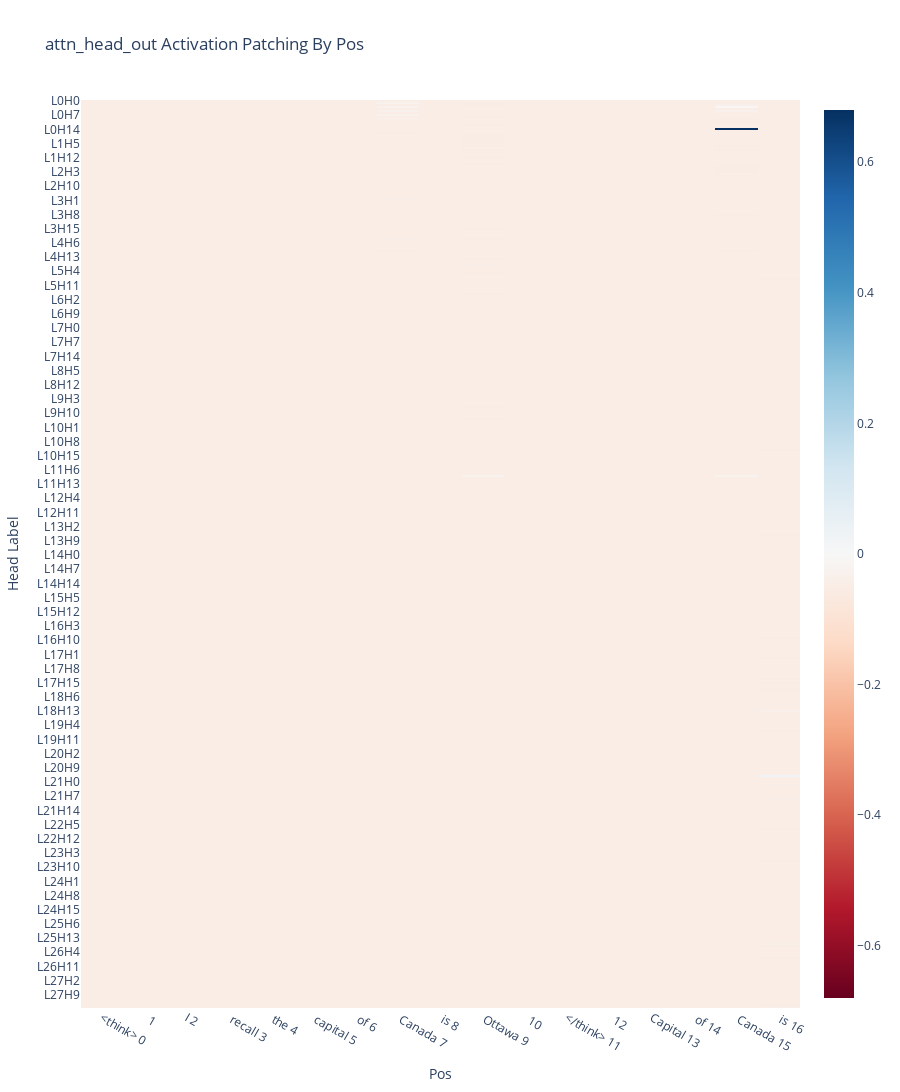

The code cell stored with this chart in its notebook:
### Code cell
ALL_HEAD_LABELS = [f"L{i}H{j}" for i in range(model.cfg.n_layers) for j in range(model.cfg.n_heads)]
# Create a list of labels for the x-axis
str_tokens = model.to_str_tokens(clean_tokens)
x_labels = [f"{tok} {i}" for i, tok in enumerate(str_tokens)]
attn_head_out_act_patch_results = einops.rearrange(patching_results_by_head, "layer pos head -> (layer head) pos")
imshow(attn_head_out_act_patch_results, 
        yaxis="Head Label", 
        xaxis="Pos",
        height=1200,
        x=[f"{tok} {i}" for i, tok in enumerate(model.to_str_tokens(clean_tokens))],
        y=ALL_HEAD_LABELS,
        title="attn_head_out Activation Patching By Pos")

### Figure 1 — Plotly figure (JSON) as saved in the notebook; plotly's stock layout.template omitted (floating-point values rounded to 4 significant figures; data arrays with more than 128 entries replaced by an {"elided": "..."} marker saying what was removed)
{"data": [{"coloraxis": "coloraxis", "hovertemplate": "x: %{x}<br>y: %{y}<br>color: %{z}<extra></extra>", "name": "0", "type": "heatmap", "x": ["<think> 0", "\n 1", "I 2", " recall 3", " the 4", " capital 5", " of 6", " Canada 7", " is 8", " Ottawa 9", "\n 10", "</think> 11", "\n 12", "Capital 13", " of 14", " Canada 15", " is 16"], "xaxis": "x", "y": {"elided": "448 str values"}, "yaxis": "y", "z": {"elided": "448x17 float values"}}], "layout": {"coloraxis": {"cmid": 0, "colorscale": [[0, "rgb(103,0,31)"], [0.1, "rgb(178,24,43)"], [0.2, "rgb(214,96,77)"], [0.3, "rgb(244,165,130)"], [0.4, "rgb(253,219,199)"], [0.5, "rgb(247,247,247)"], [0.6, "rgb(209,229,240)"], [0.7, "rgb(146,197,222)"], [0.8, "rgb(67,147,195)"], [0.9, "rgb(33,102,172)"], [1, "rgb(5,48,97)"]]}, "height": 1200, "title": {"text": "attn_head_out Activation Patching By Pos"}, "xaxis": {"anchor": "y", "domain": [0, 1], "title": {"text": "Pos"}}, "yaxis": {"anchor": "x", "autorange": "reversed", "domain": [0, 1], "title": {"text": "Head Label"}}}}
